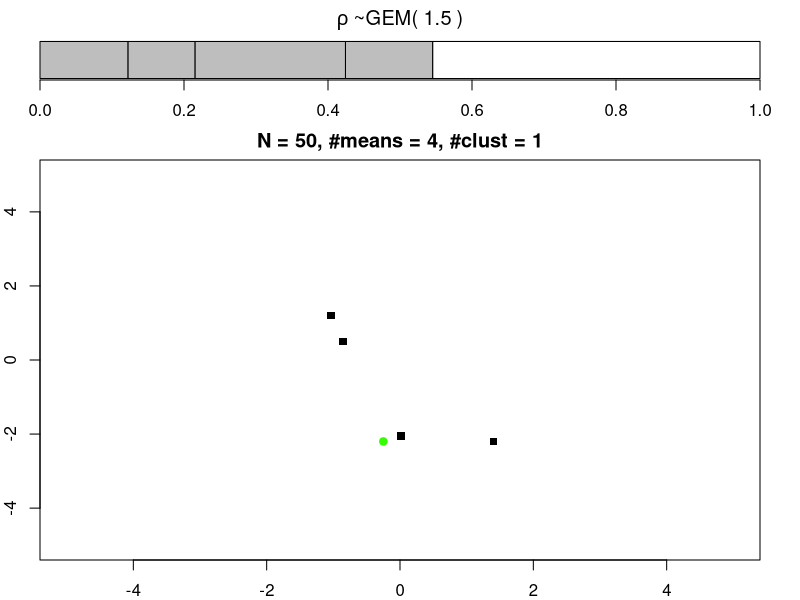
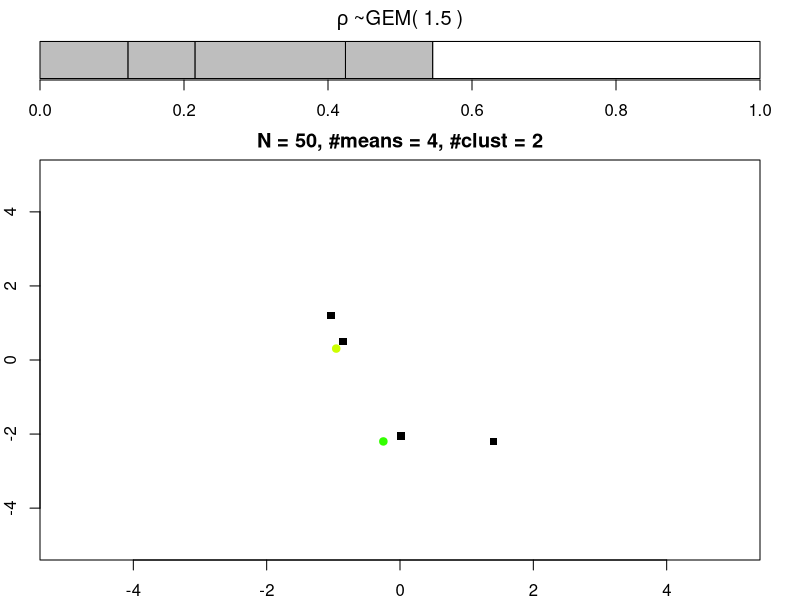
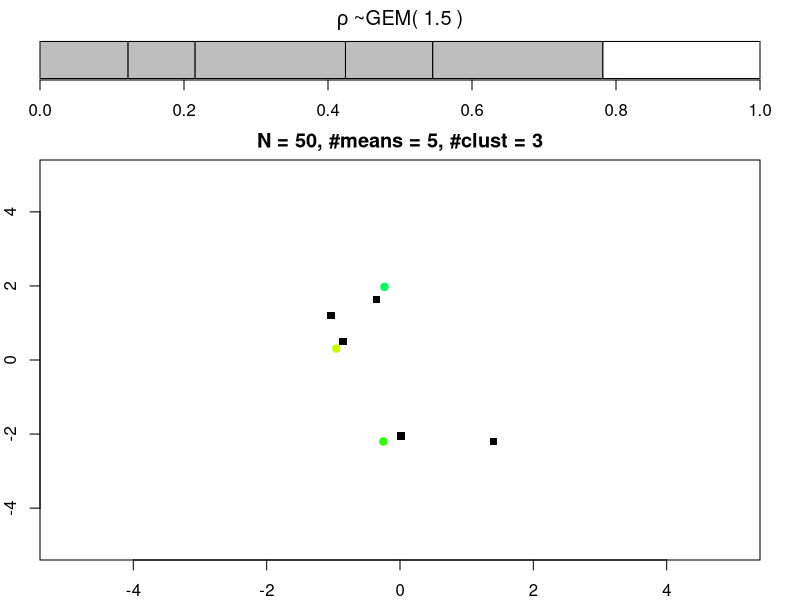
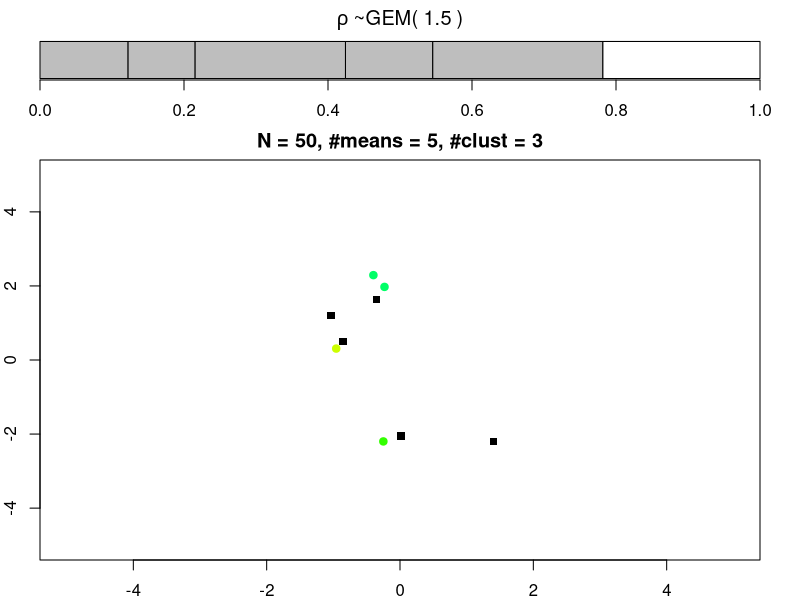
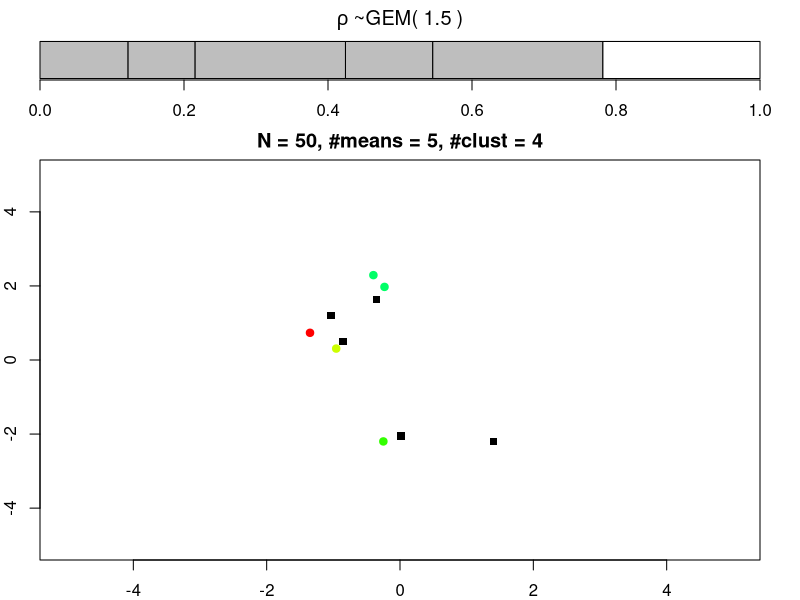
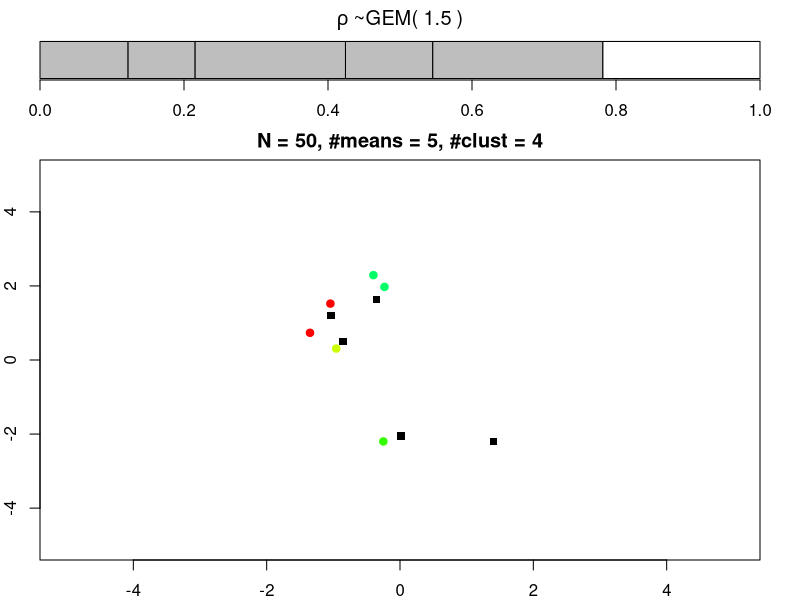
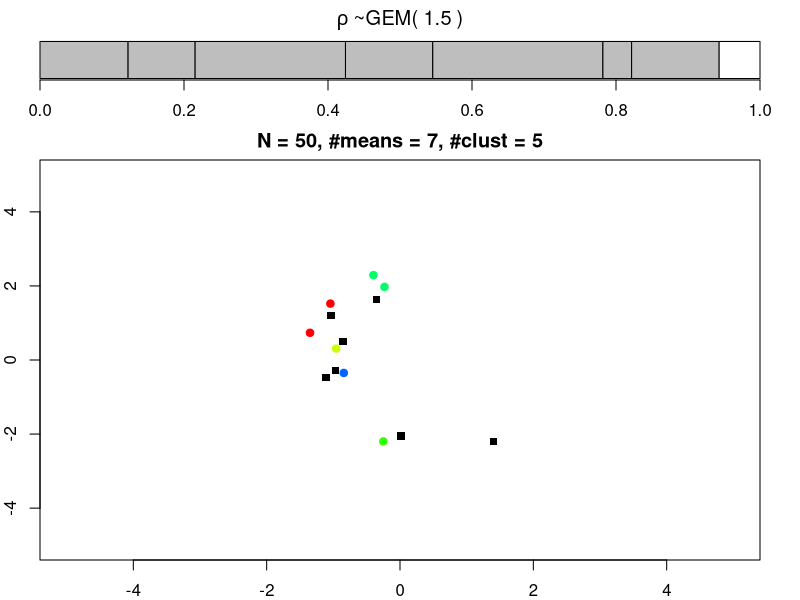
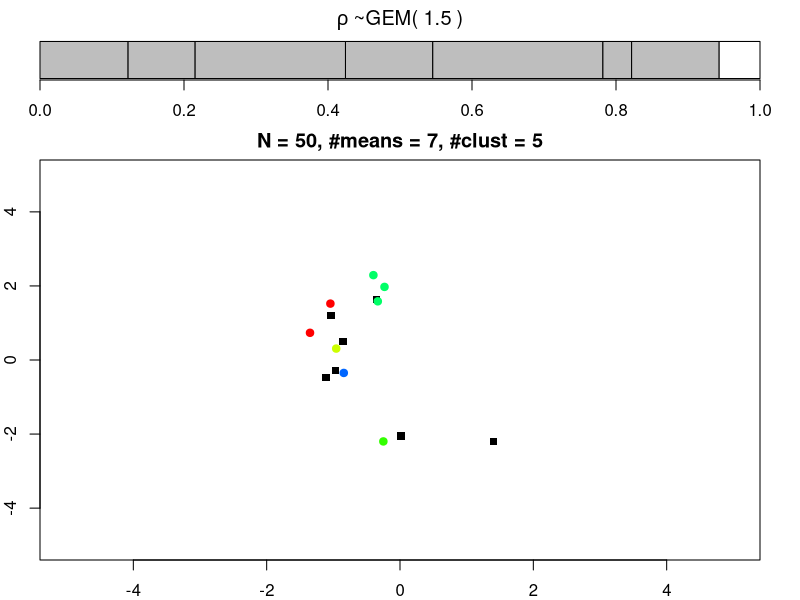

R code for these plots, in order:
# This is a funciton implements Direchlet Process Mixure Model simulation 
# Assume a gaussian mixture in R2. 
# Each cluster center, i.e. mean of the Gaussian, comes from a Normal with MU_0, SIGMA_0


# Total number of iterations 
N = 50
# Hyper parameters for the normal distibution that generates the cluster center 
MU_0 = cbind(0, 0)
SIGMA_0 = cbind(1.5, 1.5)
# Hyper parameter for the variance in each individual Gaussian
sigma = 0.3
# Hyper parameters for GEM 
ALPHA = 1.5



stick.breaking.gem = function(mu_0, sigma_0, sigma, alpha, n){
    # Now let's initialize some data structure to keep track of our simulations 
    # Rho is the individual piece in the "stick-breaking" process
    rho = c()
    # rhosum is the sum of rhos we have drawn 
    rhosum = 0
    # csum is the cumulative sum of rhos we have drawn, each time we append rhosum to csum; We add a 0 at the beginning incase that first rho is greater than u
    csum = c(0)
    # z is the cluster assignment for each data points 
    z = c()
    # thisz is this cluster that we draw for this data point, z = c(z, thisz)
    thisz = 0 
    # mu is the list of mu that we generated so far
    mu = c()
    # x is the data simulated 
    x = c()
    # number of clusters we have generated so far   
    num_cluster = 0 
    # number of data point we have simulated so far 
    sample_size = 0
    
    u = 1
    rhosum = 0
    palette(rainbow(10))
    par(mar = rep(2,4))
    layout(matrix(c(1,2), 2, 1, byrow=TRUE),
           heights=c(1,4)
    )
    bar_colors = c() 
    for (i in 1:n){
    
    	u = runif(1)
    	# compare rhosum to u. Think it in terms of unrevealed rhos. We land between 0 and 1 first, and then reveal rhos one at a time, until a rho covers u. 
    	while (rhosum < u){
    		V = rbeta(1, 1, alpha)
    	
    		newrho = (1-rhosum)*V
    		rho = rbind(rho, newrho)
    		rhosum = rhosum + newrho 
    		csum = c(csum, rhosum)
    		
    		bar_colors = c(bar_colors,"grey")	
    		
    		mu = rbind(mu, rnorm(cbind(1,1), mu_0, sigma_0))
    		# The length of csum represent how many cluster generated
    
    	}
    
    	# This step is actually pretty deep. In the finite case, sampling K rhos is equivalent to draw u from uniform(0,1), and see where which rho u lands on. So here the csum we generated is the rhosum we generated corresponding to each rho we draw, meaning, the new rho is always at the top of the stick. By comparing csum to u we are trying to see if u lands on the pho that is at the top of the stick, i.e. the i-th csum indicates i-th rho, which indicates i-th cluster
    
    	thisz = max(which(csum<u))
    	z = c(z, thisz)
    	thismu = mu[thisz, ]
    	newx = rnorm(cbind(1,1), thismu, cbind(sigma, sigma))
    	x = rbind(x, newx)
    	num_cluster = length(csum)
    
    
    	
    	barplot(rbind(rho,1-rhosum),
    	        beside=FALSE,
    	        horiz=TRUE,
    	        col=c(bar_colors, "white"),  # remaining mass in (0,1)
    	        xlim=c(0,1),
    	        width=0.7,
    	        main=bquote(rho~"~GEM("~.(alpha)~")")
    	)
    	
        points(u, 1, pch=25, col="red", bg="red")
    	
    	
    	plot(x,
    	     pch=".",
    	     xlim=c(-5,5),
    	     ylim=c(-5,5),
    	     main=paste("N = ", toString(N),
    	                ", #means = ", toString(length(rho)),
    	                ", #clust = ", toString(length(unique(z))),sep="")
    	)
    	
    	# plot all the instantiated means
    	points(mu,
    	       pch=15,
    	       col="black"
    	)
    	
    	# plot the data points generated from the DPMM thus far
    	points(x,
    	       pch=19,
    	       col=z
    	)
    	
    	
    	
    }
    
    print(csum)
    print(num_cluster)
    
}

stick.breaking.gem(MU_0, SIGMA_0, sigma, ALPHA, N)

